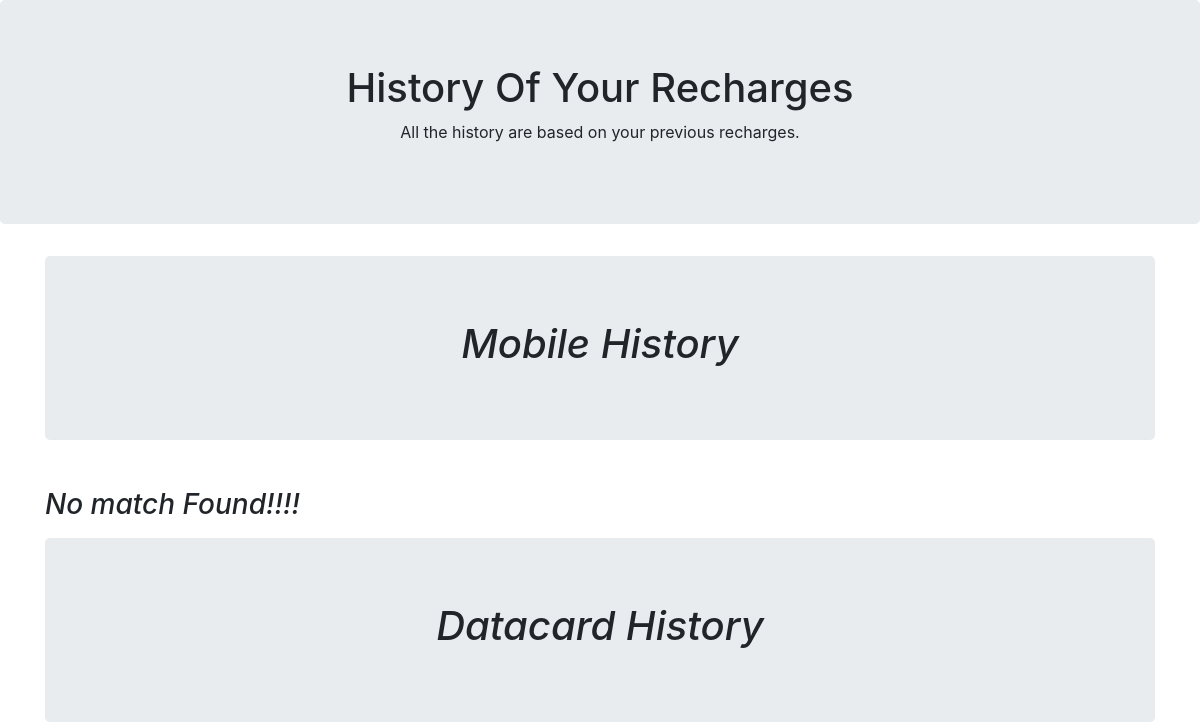
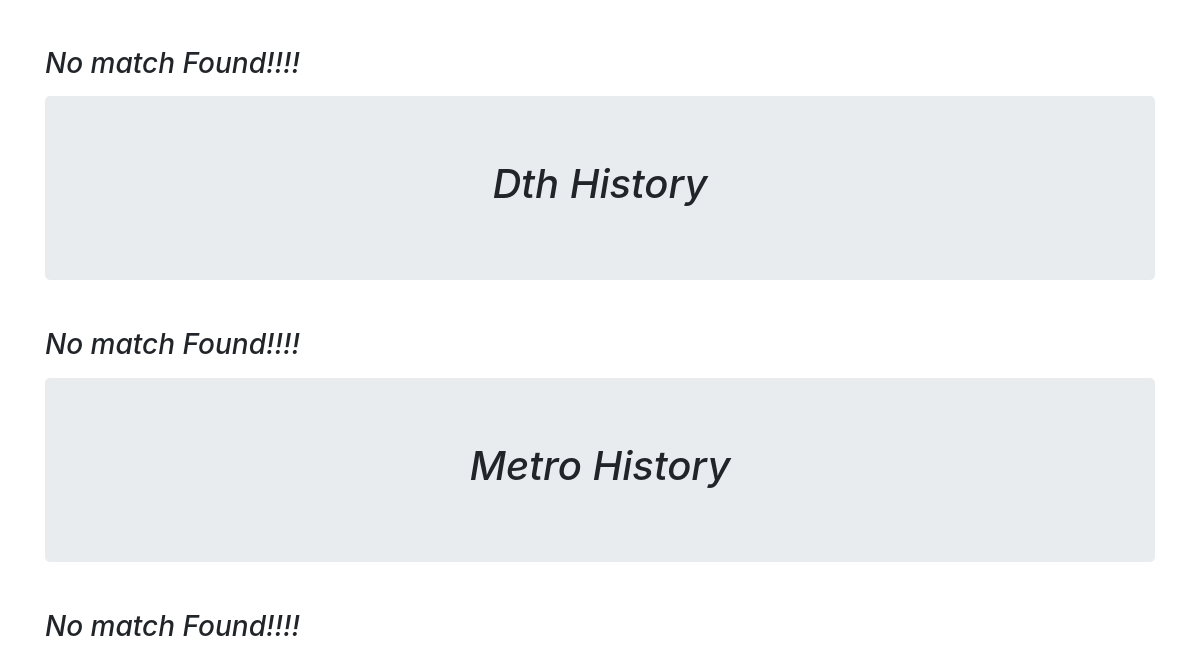
The page /history/ (signed in) on the database as committed earlier (2 pictures, top to bottom).
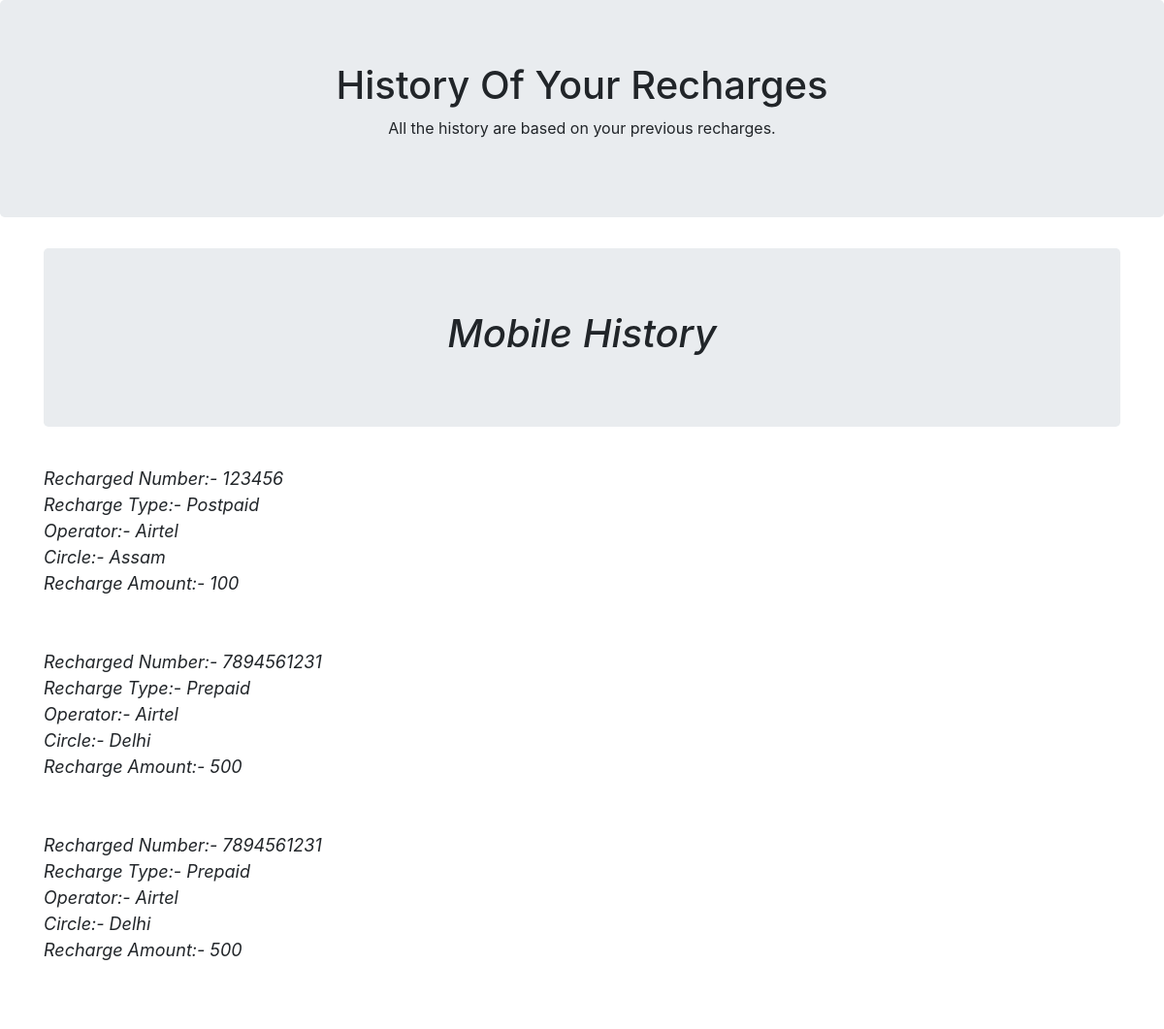
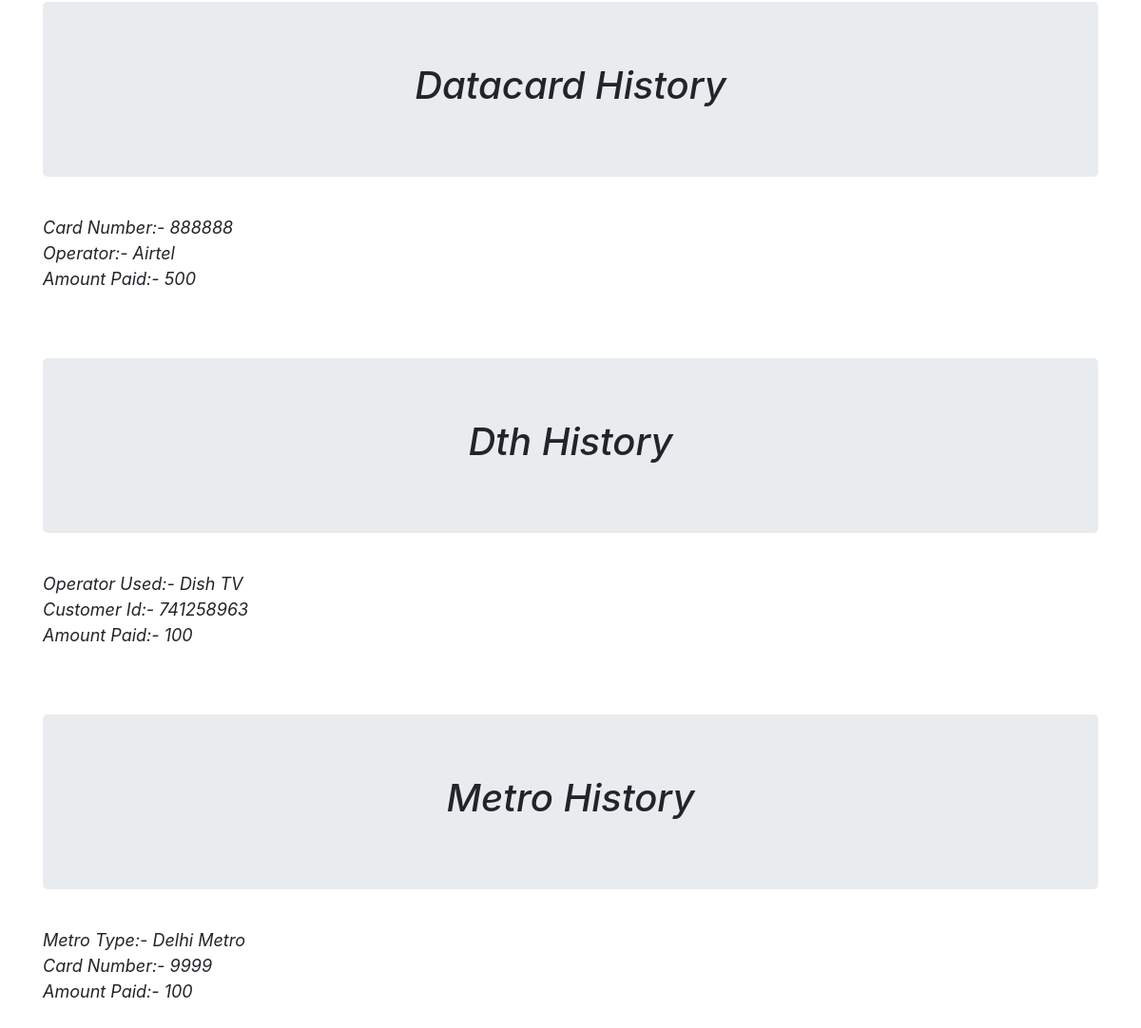
The same page on the database as committed later (2 pictures, top to bottom).
### recharge/models.py (models this page shows, shortened)
class Mobile_recharge(models.Model):
	Enter_Your_Mobile_Number = models.CharField(max_length=10)
	TYPE = (
		('Postpaid', 'Postpaid'),
		('Prepaid', 'Prepaid'),
	)
	Recharge_Type = models.CharField(max_length=50, choices=TYPE)
	OPERATOR =(
		('Airtel', 'Airtel'),
		('Vodafone', 'Vodafone'),
		('Jio', 'Jio'),
		('Idea', 'Idea'),
		('Bsnl', 'Bsnl'),
		('Uninor', 'Uninor'),
	)
	Operator = models.CharField(max_length=50, choices=OPERATOR)
	CIRCLE =(
		('Andhra Pradesh', 'Andhra Pradesh'),
		('Assam', 'Assam'),
		('Bihar', 'Bihar'),
		('Haryana', 'Haryana'),
		('Delhi', 'Delhi'),
		('Gujarat', 'Gujarat'),
		('Uttar Pradesh', 'Uttar Pradesh'),
		('Himachal Pradesh', 'Himachal Pradesh'),
		('Karnataka', 'Karnataka'),
		('Madhya Pradesh', 'Madhya Pradesh'),
		('Mumbai', 'Mumbai'),
		('Chennai', 'Chennai'),
		('Tamil Nadu', 'Tamil Nadu'),
	)
	Circle = models.CharField(max_length=25, choices=CIRCLE)
	Recharge_Amount =models.IntegerField(default=10)
	Time_of_Recharge =models.DateTimeField()
	Currentuser = models.ForeignKey(User, on_delete=models.CASCADE,default=None)
	class Meta:
		ordering =['-id'] # This is used for showing the latest created model in the top of any template page where u want to show your models objects, basically tha latest object created is on the top of the template.

class Datacard_recharge(models.Model):
	Data_Card_Number =models.CharField(max_length=15)
	OPERATOR =(
		('Airtel', 'Airtel'),
		('Bsnl', 'Bsnl'),
		('Idea', 'Idea'),
		('Jio', 'Jio'),
		('MTNL', 'MTNL'),
		('Vodafone', 'Vodafone')
	)
	Select_Datacard_Operator =models.CharField(max_length=25,choices=OPERATOR)
	Recharge_Amount =models.IntegerField(blank=False,null=False)
	Currentuser = models.ForeignKey(User, on_delete=models.CASCADE,default=None)

class Dth_recharge(models.Model):
	DTH =(
		('Dish TV', 'Dish TV'),
		('Videocon', 'Videocon'),
		('Tata Sky', 'Tata Sky'),
		('Airtel Tv', 'Airtel Tv'),
		('Sun Direct', 'Sun Direct'),
	)
	Select_DTH_Operator =models.CharField(max_length=50,choices=DTH)
	Customer_id =models.CharField(default=0,max_length=25)
	Recharge_Amount = models.IntegerField(default=0,blank=False,null=False)
	Currentuser = models.ForeignKey(User, on_delete=models.CASCADE,default=None)

class Metro_recharge(models.Model):
	TYPE = (
		('Delhi Metro', 'Delhi Metro'),
		('Hyderabad Metro', 'Hyder Metro'),
		('Mumbai Metro', 'Mumbai Metro'),
	)
	Select_Metro_Type =models.CharField(max_length=25,choices=TYPE)
	Card_Number =models.CharField(max_length=25)
	Recharge_Amount =models.IntegerField(blank=False,null=False)
	Currentuser = models.ForeignKey(User, on_delete=models.CASCADE,default=None)

### home/views.py (the view)
# urls.py: path('history/',views.history,name='historyindex'),
@login_required
def history(request):
	result_of_mobile =Mobile_recharge.objects.filter(Currentuser=request.user)
	result_of_dth =Dth_recharge.objects.filter(Currentuser=request.user)
	result_of_datacard =Datacard_recharge.objects.filter(Currentuser=request.user)
	result_of_metro =Metro_recharge.objects.filter(Currentuser=request.user)
	return render(request,'home/history.html',{'mobile':result_of_mobile,'dth':result_of_dth,'datacard':result_of_datacard,'metro':result_of_metro})

### home/templates/home/history.html (shortened to what this page needs)
<!DOCTYPE html>
<html lang="en">
<head>
  <link rel="stylesheet" href="https://maxcdn.bootstrapcdn.com/bootstrap/4.3.1/css/bootstrap.min.css">
    <link rel="stylesheet" href="https://stackpath.bootstrapcdn.com/bootstrap/4.2.1/css/bootstrap.min.css">
</head>
<body>
<div class="jumbotron text-center">
  <h1>History Of Your Recharges</h1>
  <p>All the history are based on your previous recharges.</p>
</div>
<i style="font-size: 18px;">
<div class="container">
  <div class="jumbotron text-center">
  <h1>Mobile History</h1>
</div>
  <div class="row">
    <div class="col-sm-4">
      <p>
      {% if mobile %}
  {% for m in mobile %}
  Recharged Number:- {{m.Enter_Your_Mobile_Number}} <br>
  Recharge Type:- {{m.Recharge_Type}} <br>
  Operator:- {{m.Operator}} <br>
  Circle:- {{m.Circle}} <br>
  Recharge Amount:- {{m.Recharge_Amount}}<br>
  <br/><br/>
  {% endfor %}
  {% else %}
  <h3>No match Found!!!!</h3>
  {% endif %}
      </p>
    </div>
  </div>
</div>
<div class="container">
  <div class="jumbotron text-center">
  <h1>Datacard History</h1>
</div>
  <div class="row">
    <div class="col-sm-4">
      <p>
      {% if dth %}
  {% for d in datacard %}
  Card Number:- {{d.Data_Card_Number}} <br>
  Operator:- {{d.Select_Datacard_Operator}} <br>
  Amount Paid:- {{d.Recharge_Amount}} <br>
  <br/><br/>
  {% endfor %}
  {% else %}
  <h3>No match Found!!!!</h3>
  {% endif %}
      </p>
    </div>
  </div>
</div>
<div class="container">
  <div class="jumbotron text-center">
  <h1>Dth History</h1>
</div>
  <div class="row">
    <div class="col-sm-4">
      <p>
      {% if dth %}
  {% for d in dth %}
  Operator Used:- {{d.Select_DTH_Operator}} <br>
  Customer Id:- {{d.Customer_id}} <br>
  Amount Paid:- {{d.Recharge_Amount}} <br>
  <br/><br/>
  {% endfor %}
  {% else %}
  <h3>No match Found!!!!</h3>
  {% endif %}
      </p>
    </div>
  </div>
</div>
<div class="container">
  <div class="jumbotron text-center">
  <h1>Metro History</h1>
</div>
  <div class="row">
    <div class="col-sm-4">
      <p>
      {% if metro %}
  {% for mt in metro %}
  Metro Type:- {{mt.Select_Metro_Type}} <br>
  Card Number:- {{mt.Card_Number}} <br>
  Amount Paid:- {{mt.Recharge_Amount}} <br>
  <br/><br/>
  {% endfor %}
  {% else %}
  <h3>No match Found!!!!</h3>
  {% endif %}
      </p>
    </div>
  </div>
</div>
</i>
</body>
</html>

Rows that differ between the two databases and show on the page:
added Mobile_recharge: Enter_Your_Mobile_Number "123456", Recharge_Type "Postpaid", Operator "Airtel", Circle "Assam", Recharge_Amount "100"
added Mobile_recharge: Enter_Your_Mobile_Number "7894561231", Recharge_Type "Prepaid", Operator "Airtel", Circle "Delhi", Recharge_Amount "500"
added Mobile_recharge: Enter_Your_Mobile_Number "7894561231", Recharge_Type "Prepaid", Operator "Airtel", Circle "Delhi", Recharge_Amount "500"
added Datacard_recharge: Data_Card_Number "888888", Select_Datacard_Operator "Airtel", Recharge_Amount "500"
added Dth_recharge: Select_DTH_Operator "Dish TV", Customer_id "741258963", Recharge_Amount "100"
added Metro_recharge: Select_Metro_Type "Delhi Metro", Card_Number "9999", Recharge_Amount "100"
Other text that changed with them:
text no longer shown: "No match Found!!!! No match Found!!!! No match Found!!!! No match Found!!!!"
